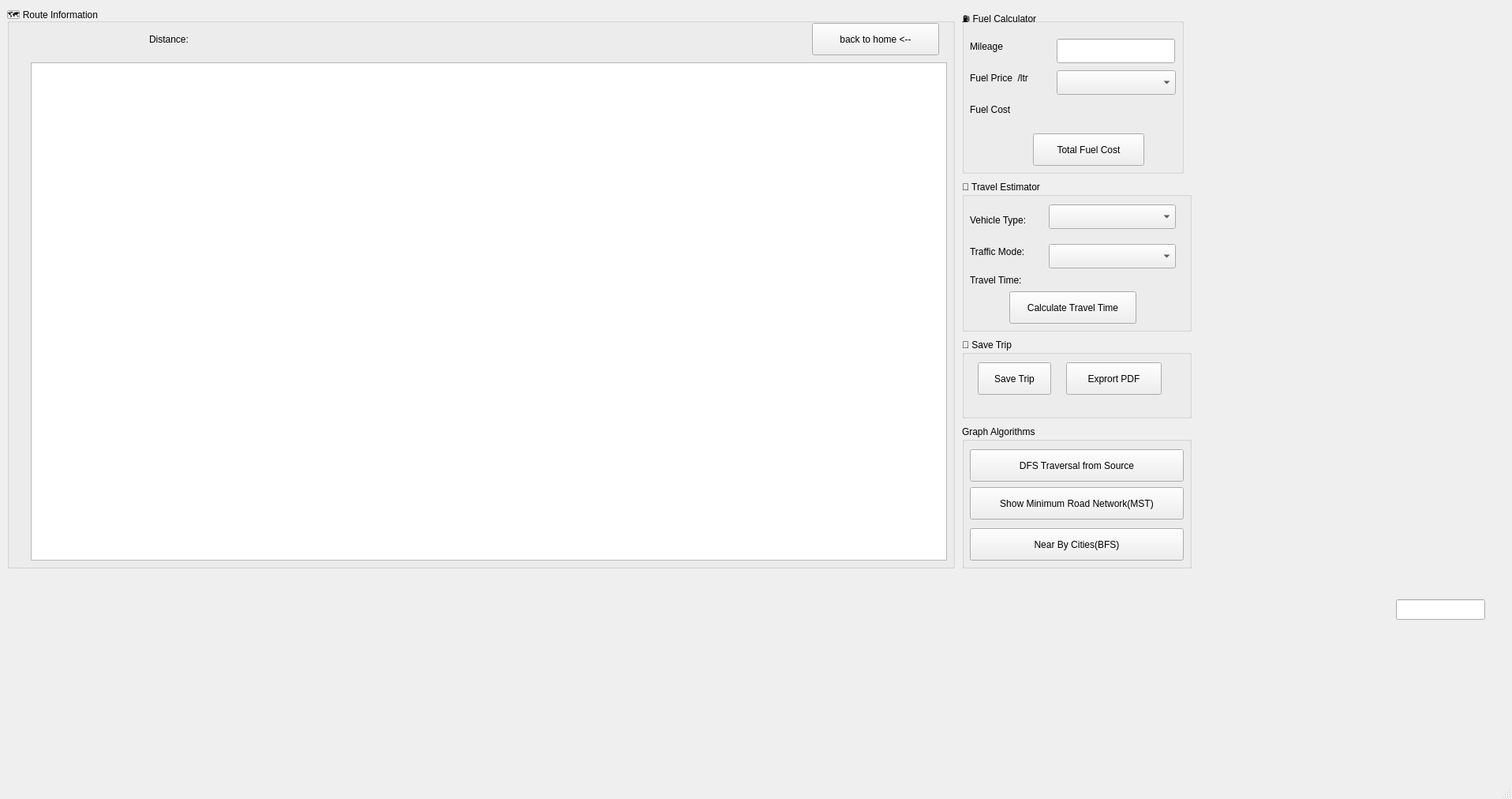
<?xml version="1.0" encoding="UTF-8"?>
<ui version="4.0">
 <class>MainWindow</class>
 <widget class="QMainWindow" name="MainWindow">
  <property name="geometry">
   <rect>
    <x>0</x>
    <y>0</y>
    <width>1916</width>
    <height>1012</height>
   </rect>
  </property>
  <property name="windowTitle">
   <string>MainWindow</string>
  </property>
  <widget class="QWidget" name="centralwidget">
   <layout class="QHBoxLayout" name="horizontalLayout_2">
    <item>
     <widget class="QStackedWidget" name="stackedWidget">
      <property name="currentIndex">
       <number>1</number>
      </property>
      <widget class="QWidget" name="page">
       <widget class="QLabel" name="sourcecity">
        <property name="geometry">
         <rect>
          <x>60</x>
          <y>40</y>
          <width>121</width>
          <height>20</height>
         </rect>
        </property>
        <property name="font">
         <font>
          <family>Bahnschrift SemiBold</family>
          <pointsize>11</pointsize>
          <bold>true</bold>
         </font>
        </property>
        <property name="text">
         <string>Source City :</string>
        </property>
       </widget>
       <widget class="QComboBox" name="sourcecomboBox">
        <property name="geometry">
         <rect>
          <x>270</x>
          <y>30</y>
          <width>381</width>
          <height>41</height>
         </rect>
        </property>
       </widget>
       <widget class="QLabel" name="Destinationcity">
        <property name="geometry">
         <rect>
          <x>60</x>
          <y>140</y>
          <width>191</width>
          <height>20</height>
         </rect>
        </property>
        <property name="font">
         <font>
          <family>Bahnschrift SemiBold</family>
          <pointsize>11</pointsize>
          <bold>true</bold>
         </font>
        </property>
        <property name="text">
         <string>Destination City :</string>
        </property>
       </widget>
       <widget class="QComboBox" name="destinationCombobox">
        <property name="geometry">
         <rect>
          <x>270</x>
          <y>130</y>
          <width>381</width>
          <height>41</height>
         </rect>
        </property>
       </widget>
       <widget class="QPushButton" name="findroutebutton">
        <property name="geometry">
         <rect>
          <x>750</x>
          <y>60</y>
          <width>291</width>
          <height>71</height>
         </rect>
        </property>
        <property name="font">
         <font>
          <family>Segoe UI Black</family>
          <pointsize>14</pointsize>
          <bold>true</bold>
         </font>
        </property>
        <property name="text">
         <string>Find Optimal Route</string>
        </property>
       </widget>
       <widget class="QLabel" name="label_3">
        <property name="geometry">
         <rect>
          <x>60</x>
          <y>90</y>
          <width>191</width>
          <height>20</height>
         </rect>
        </property>
        <property name="font">
         <font>
          <family>Bahnschrift SemiBold</family>
          <pointsize>11</pointsize>
          <bold>true</bold>
         </font>
        </property>
        <property name="text">
         <string>Waypoint(optional) : </string>
        </property>
       </widget>
       <widget class="QComboBox" name="viaComboBox">
        <property name="geometry">
         <rect>
          <x>270</x>
          <y>80</y>
          <width>381</width>
          <height>41</height>
         </rect>
        </property>
       </widget>
       <widget class="QGroupBox" name="groupBox_5">
        <property name="geometry">
         <rect>
          <x>20</x>
          <y>210</y>
          <width>801</width>
          <height>481</height>
         </rect>
        </property>
        <property name="title">
         <string>Your Recent Searches:</string>
        </property>
        <widget class="QListWidget" name="recentListWidget">
         <property name="geometry">
          <rect>
           <x>50</x>
           <y>80</y>
           <width>701</width>
           <height>361</height>
          </rect>
         </property>
        </widget>
        <widget class="QLabel" name="label_9">
         <property name="geometry">
          <rect>
           <x>10</x>
           <y>40</y>
           <width>231</width>
           <height>20</height>
          </rect>
         </property>
         <property name="font">
          <font>
           <pointsize>10</pointsize>
          </font>
         </property>
         <property name="text">
          <string>🔥 Default : Trending Routes</string>
         </property>
        </widget>
       </widget>
       <widget class="QLabel" name="titleLabel">
        <property name="geometry">
         <rect>
          <x>1250</x>
          <y>-20</y>
          <width>321</width>
          <height>81</height>
         </rect>
        </property>
        <property name="font">
         <font>
          <family>Segoe UI Semibold</family>
          <pointsize>16</pointsize>
          <bold>true</bold>
         </font>
        </property>
        <property name="text">
         <string>Smart Nevigation System</string>
        </property>
       </widget>
       <widget class="QLabel" name="label_6">
        <property name="geometry">
         <rect>
          <x>1160</x>
          <y>50</y>
          <width>411</width>
          <height>20</height>
         </rect>
        </property>
        <property name="font">
         <font>
          <family>Segoe UI Semibold</family>
          <pointsize>11</pointsize>
          <bold>true</bold>
         </font>
        </property>
        <property name="text">
         <string>Real-Time Route Planning &amp; Graph Visualization</string>
        </property>
       </widget>
       <widget class="QLabel" name="label_7">
        <property name="geometry">
         <rect>
          <x>1350</x>
          <y>700</y>
          <width>211</width>
          <height>20</height>
         </rect>
        </property>
        <property name="font">
         <font>
          <family>Segoe UI Variable</family>
          <pointsize>12</pointsize>
         </font>
        </property>
        <property name="text">
         <string>Author : Tirth Gajera</string>
        </property>
       </widget>
       <widget class="QLabel" name="label_8">
        <property name="geometry">
         <rect>
          <x>60</x>
          <y>700</y>
          <width>661</width>
          <height>20</height>
         </rect>
        </property>
        <property name="font">
         <font>
          <family>Segoe UI Semibold</family>
          <pointsize>12</pointsize>
          <bold>true</bold>
         </font>
        </property>
        <property name="text">
         <string>Version : 2.0</string>
        </property>
       </widget>
       <widget class="QLabel" name="label_10">
        <property name="geometry">
         <rect>
          <x>10</x>
          <y>10</y>
          <width>71</width>
          <height>16</height>
         </rect>
        </property>
        <property name="text">
         <string>🟢 Ready</string>
        </property>
       </widget>
       <widget class="QTextBrowser" name="infoTextBrowser">
        <property name="geometry">
         <rect>
          <x>1210</x>
          <y>90</y>
          <width>351</width>
          <height>441</height>
         </rect>
        </property>
        <property name="html">
         <string>&lt;!DOCTYPE HTML PUBLIC &quot;-//W3C//DTD HTML 4.0//EN&quot; &quot;http://www.w3.org/TR/REC-html40/strict.dtd&quot;&gt;
&lt;html&gt;&lt;head&gt;&lt;meta name=&quot;qrichtext&quot; content=&quot;1&quot; /&gt;&lt;meta charset=&quot;utf-8&quot; /&gt;&lt;style type=&quot;text/css&quot;&gt;
p, li { white-space: pre-wrap; }
hr { height: 1px; border-width: 0; }
li.unchecked::marker { content: &quot;\2610&quot;; }
li.checked::marker { content: &quot;\2612&quot;; }
&lt;/style&gt;&lt;/head&gt;&lt;body style=&quot; font-family:'Segoe UI'; font-size:9pt; font-weight:400; font-style:normal;&quot;&gt;
&lt;p style=&quot; margin-top:0px; margin-bottom:0px; margin-left:0px; margin-right:0px; -qt-block-indent:0; text-indent:0px;&quot;&gt;&lt;span style=&quot; font-size:18pt; font-weight:700;&quot;&gt;Features&lt;/span&gt;&lt;/p&gt;
&lt;p style=&quot;-qt-paragraph-type:empty; margin-top:0px; margin-bottom:0px; margin-left:0px; margin-right:0px; -qt-block-indent:0; text-indent:0px; font-size:12pt; font-weight:700;&quot;&gt;&lt;br /&gt;&lt;/p&gt;
&lt;p style=&quot; margin-top:0px; margin-bottom:0px; margin-left:0px; margin-right:0px; -qt-block-indent:0; text-indent:0px;&quot;&gt;&lt;span style=&quot; font-size:12pt; font-weight:700;&quot;&gt;✓ Dijkstra Shortest Path&lt;/span&gt;&lt;/p&gt;
&lt;p style=&quot;-qt-paragraph-type:empty; margin-top:0px; margin-bottom:0px; margin-left:0px; margin-right:0px; -qt-block-indent:0; text-indent:0px; font-size:12pt; font-weight:700;&quot;&gt;&lt;br /&gt;&lt;/p&gt;
&lt;p style=&quot; margin-top:0px; margin-bottom:0px; margin-left:0px; margin-right:0px; -qt-block-indent:0; text-indent:0px;&quot;&gt;&lt;span style=&quot; font-size:12pt; font-weight:700;&quot;&gt;✓ DFS Traversal&lt;/span&gt;&lt;/p&gt;
&lt;p style=&quot;-qt-paragraph-type:empty; margin-top:0px; margin-bottom:0px; margin-left:0px; margin-right:0px; -qt-block-indent:0; text-indent:0px; font-size:12pt; font-weight:700;&quot;&gt;&lt;br /&gt;&lt;/p&gt;
&lt;p style=&quot; margin-top:0px; margin-bottom:0px; margin-left:0px; margin-right:0px; -qt-block-indent:0; text-indent:0px;&quot;&gt;&lt;span style=&quot; font-size:12pt; font-weight:700;&quot;&gt;✓ BFS Traversal&lt;/span&gt;&lt;/p&gt;
&lt;p style=&quot;-qt-paragraph-type:empty; margin-top:0px; margin-bottom:0px; margin-left:0px; margin-right:0px; -qt-block-indent:0; text-indent:0px; font-size:12pt; font-weight:700;&quot;&gt;&lt;br /&gt;&lt;/p&gt;
&lt;p style=&quot; margin-top:0px; margin-bottom:0px; margin-left:0px; margin-right:0px; -qt-block-indent:0; text-indent:0px;&quot;&gt;&lt;span style=&quot; font-size:12pt; font-weight:700;&quot;&gt;✓ Minimum Spanning Tree&lt;/span&gt;&lt;/p&gt;
&lt;p style=&quot;-qt-paragraph-type:empty; margin-top:0px; margin-bottom:0px; margin-left:0px; margin-right:0px; -qt-block-indent:0; text-indent:0px; font-size:12pt; font-weight:700;&quot;&gt;&lt;br /&gt;&lt;/p&gt;
&lt;p style=&quot; margin-top:0px; margin-bottom:0px; margin-left:0px; margin-right:0px; -qt-block-indent:0; text-indent:0px;&quot;&gt;&lt;span style=&quot; font-size:12pt; font-weight:700;&quot;&gt;✓ Fuel Cost Estimation&lt;/span&gt;&lt;/p&gt;
&lt;p style=&quot;-qt-paragraph-type:empty; margin-top:0px; margin-bottom:0px; margin-left:0px; margin-right:0px; -qt-block-indent:0; text-indent:0px; font-size:12pt; font-weight:700;&quot;&gt;&lt;br /&gt;&lt;/p&gt;
&lt;p style=&quot; margin-top:0px; margin-bottom:0px; margin-left:0px; margin-right:0px; -qt-block-indent:0; text-indent:0px;&quot;&gt;&lt;span style=&quot; font-size:12pt; font-weight:700;&quot;&gt;✓ Travel Time Prediction&lt;/span&gt;&lt;/p&gt;
&lt;p style=&quot;-qt-paragraph-type:empty; margin-top:0px; margin-bottom:0px; margin-left:0px; margin-right:0px; -qt-block-indent:0; text-indent:0px; font-size:12pt; font-weight:700;&quot;&gt;&lt;br /&gt;&lt;/p&gt;
&lt;p style=&quot; margin-top:0px; margin-bottom:0px; margin-left:0px; margin-right:0px; -qt-block-indent:0; text-indent:0px;&quot;&gt;&lt;span style=&quot; font-size:12pt; font-weight:700;&quot;&gt;✓ PDF Report Export&lt;/span&gt;&lt;/p&gt;&lt;/body&gt;&lt;/html&gt;</string>
        </property>
       </widget>
      </widget>
      <widget class="QWidget" name="page_2">
       <widget class="QGroupBox" name="groupBox">
        <property name="geometry">
         <rect>
          <x>0</x>
          <y>0</y>
          <width>1201</width>
          <height>711</height>
         </rect>
        </property>
        <property name="title">
         <string>🗺 Route Information</string>
        </property>
        <widget class="QLabel" name="Distance">
         <property name="geometry">
          <rect>
           <x>180</x>
           <y>0</y>
           <width>411</width>
           <height>81</height>
          </rect>
         </property>
         <property name="text">
          <string>Distance:</string>
         </property>
        </widget>
        <widget class="QGraphicsView" name="routeGraphicsView">
         <property name="geometry">
          <rect>
           <x>30</x>
           <y>70</y>
           <width>1161</width>
           <height>631</height>
          </rect>
         </property>
        </widget>
        <widget class="QPushButton" name="backButton">
         <property name="geometry">
          <rect>
           <x>1020</x>
           <y>20</y>
           <width>161</width>
           <height>41</height>
          </rect>
         </property>
         <property name="text">
          <string>back to home &lt;--</string>
         </property>
        </widget>
       </widget>
       <widget class="QGroupBox" name="groupBox_3">
        <property name="geometry">
         <rect>
          <x>1210</x>
          <y>0</y>
          <width>281</width>
          <height>211</height>
         </rect>
        </property>
        <property name="title">
         <string>⛽ Fuel Calculator</string>
        </property>
        <widget class="QLabel" name="label">
         <property name="geometry">
          <rect>
           <x>10</x>
           <y>40</y>
           <width>98</width>
           <height>20</height>
          </rect>
         </property>
         <property name="text">
          <string>Mileage</string>
         </property>
        </widget>
        <widget class="QLineEdit" name="mileageLineEdit">
         <property name="geometry">
          <rect>
           <x>120</x>
           <y>40</y>
           <width>150</width>
           <height>31</height>
          </rect>
         </property>
        </widget>
        <widget class="QLabel" name="label_4">
         <property name="geometry">
          <rect>
           <x>10</x>
           <y>80</y>
           <width>91</width>
           <height>20</height>
          </rect>
         </property>
         <property name="text">
          <string>Fuel Price  /ltr</string>
         </property>
        </widget>
        <widget class="QLabel" name="fuelCostLabel">
         <property name="geometry">
          <rect>
           <x>10</x>
           <y>120</y>
           <width>251</width>
           <height>20</height>
          </rect>
         </property>
         <property name="text">
          <string>Fuel Cost</string>
         </property>
        </widget>
        <widget class="QPushButton" name="calculateFuelButton">
         <property name="geometry">
          <rect>
           <x>90</x>
           <y>160</y>
           <width>141</width>
           <height>41</height>
          </rect>
         </property>
         <property name="text">
          <string>Total Fuel Cost</string>
         </property>
        </widget>
        <widget class="QComboBox" name="fuelTypeComboBox">
         <property name="geometry">
          <rect>
           <x>120</x>
           <y>80</y>
           <width>151</width>
           <height>31</height>
          </rect>
         </property>
        </widget>
       </widget>
       <widget class="QGroupBox" name="groupBox_2">
        <property name="geometry">
         <rect>
          <x>1210</x>
          <y>220</y>
          <width>291</width>
          <height>191</height>
         </rect>
        </property>
        <property name="title">
         <string>🚗 Travel Estimator</string>
        </property>
        <widget class="QLabel" name="label_2">
         <property name="geometry">
          <rect>
           <x>10</x>
           <y>40</y>
           <width>91</width>
           <height>20</height>
          </rect>
         </property>
         <property name="text">
          <string>Vehicle Type:</string>
         </property>
        </widget>
        <widget class="QComboBox" name="vehicleComboBox">
         <property name="geometry">
          <rect>
           <x>110</x>
           <y>30</y>
           <width>161</width>
           <height>31</height>
          </rect>
         </property>
        </widget>
        <widget class="QComboBox" name="trafficComboBox">
         <property name="geometry">
          <rect>
           <x>110</x>
           <y>80</y>
           <width>161</width>
           <height>31</height>
          </rect>
         </property>
        </widget>
        <widget class="QLabel" name="timeLabel">
         <property name="geometry">
          <rect>
           <x>10</x>
           <y>110</y>
           <width>211</width>
           <height>31</height>
          </rect>
         </property>
         <property name="text">
          <string>Travel Time:</string>
         </property>
        </widget>
        <widget class="QPushButton" name="calculateTimeButton">
         <property name="geometry">
          <rect>
           <x>60</x>
           <y>140</y>
           <width>161</width>
           <height>41</height>
          </rect>
         </property>
         <property name="text">
          <string>Calculate Travel Time</string>
         </property>
        </widget>
        <widget class="QLabel" name="trafficLabel">
         <property name="geometry">
          <rect>
           <x>10</x>
           <y>80</y>
           <width>101</width>
           <height>20</height>
          </rect>
         </property>
         <property name="text">
          <string>Traffic Mode:</string>
         </property>
        </widget>
       </widget>
       <widget class="QGroupBox" name="groupBox_6">
        <property name="geometry">
         <rect>
          <x>1210</x>
          <y>530</y>
          <width>291</width>
          <height>181</height>
         </rect>
        </property>
        <property name="title">
         <string>Graph Algorithms</string>
        </property>
        <widget class="QPushButton" name="bfsButton">
         <property name="geometry">
          <rect>
           <x>10</x>
           <y>130</y>
           <width>271</width>
           <height>41</height>
          </rect>
         </property>
         <property name="text">
          <string>Near By Cities(BFS)</string>
         </property>
        </widget>
        <widget class="QPushButton" name="mstButton">
         <property name="geometry">
          <rect>
           <x>10</x>
           <y>78</y>
           <width>271</width>
           <height>41</height>
          </rect>
         </property>
         <property name="text">
          <string>Show Minimum Road Network(MST)</string>
         </property>
        </widget>
        <widget class="QPushButton" name="dfsButton">
         <property name="geometry">
          <rect>
           <x>10</x>
           <y>30</y>
           <width>271</width>
           <height>41</height>
          </rect>
         </property>
         <property name="text">
          <string>DFS Traversal from Source</string>
         </property>
        </widget>
       </widget>
       <widget class="QGroupBox" name="groupBox_4">
        <property name="geometry">
         <rect>
          <x>1210</x>
          <y>420</y>
          <width>291</width>
          <height>101</height>
         </rect>
        </property>
        <property name="title">
         <string>💾 Save Trip</string>
        </property>
        <widget class="QPushButton" name="saveTripButton">
         <property name="geometry">
          <rect>
           <x>20</x>
           <y>30</y>
           <width>93</width>
           <height>41</height>
          </rect>
         </property>
         <property name="text">
          <string>Save Trip</string>
         </property>
        </widget>
        <widget class="QPushButton" name="exportPdfButton">
         <property name="geometry">
          <rect>
           <x>132</x>
           <y>30</y>
           <width>121</width>
           <height>41</height>
          </rect>
         </property>
         <property name="text">
          <string>Exprort PDF</string>
         </property>
        </widget>
       </widget>
       <widget class="QLineEdit" name="fuelPriceLineEdit">
        <property name="geometry">
         <rect>
          <x>1760</x>
          <y>750</y>
          <width>113</width>
          <height>26</height>
         </rect>
        </property>
       </widget>
      </widget>
     </widget>
    </item>
   </layout>
  </widget>
  <widget class="QMenuBar" name="menubar">
   <property name="geometry">
    <rect>
     <x>0</x>
     <y>0</y>
     <width>1916</width>
     <height>26</height>
    </rect>
   </property>
  </widget>
  <widget class="QStatusBar" name="statusbar"/>
 </widget>
 <resources/>
 <connections/>
</ui>
